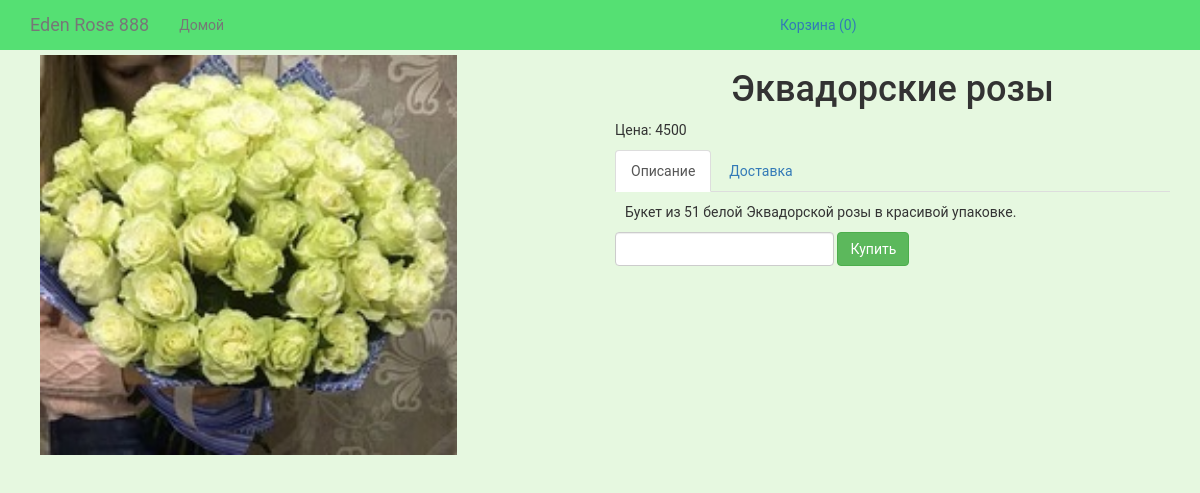
/product/flower/2, run on the app's committed database.
### products/models.py (models this page shows, shortened)
class ProductIMG(models.Model):
    product = models.ForeignKey(Product, on_delete=models.CASCADE,blank=True, null=True, default=None)
    image = models.ImageField(upload_to='products_images/')
    is_active = models.BooleanField(default=True)
    created = models.DateTimeField(auto_now_add=True, auto_now=False)
    updated = models.DateTimeField(auto_now_add=False, auto_now=True)
    class Meta:
        verbose_name = 'Фотография'
        verbose_name_plural = 'Фотографии'

class Product(models.Model):
    name_product = models.CharField(max_length=100, blank=True, null=True, default=None)
    category = models.ForeignKey(ProductCategory,blank=True, null=True, default=None, on_delete=models.CASCADE)
    short_description = models.TextField(blank=True, null=True, default=None)
    price = models.IntegerField(blank=True, null=True, default=None)
    is_active = models.BooleanField(default=True)
    created = models.DateTimeField(auto_now_add=True, auto_now=False)
    updated = models.DateTimeField(auto_now_add=False, auto_now=True)
    class Meta:
        verbose_name = 'Товар'
        verbose_name_plural = 'Товары'

### products/views.py (the view)
# urls.py: url(r'^product/flower/(?P<product_id>\d+)$', views.product, name='product'),
def product(request, product_id):
    products = ProductIMG.objects.get(id=product_id)
    return render(request, 'products/product.html', locals())

### orders/context_processors.py (called while the page is built)
def getting_basket_info(request):
    session_key = request.session.session_key
    if not session_key:
        request.session["session_key"] = 123
        request.session.cycle_key()
        request.session.set_expiry(604800)
        request.session['cart'] = []
    products_in_cart = []
    total_price_all_product = 0
    if request.session["cart"]:
        for item in request.session["cart"]:
            item["total_price"] = "{0}".format(
                int(item["price"]) * int(item["nmb"]))
            products_in_cart.append(item)
            total_price_all_product += int(item["total_price"])
    total_price_all_product = "{0:.2f}".format(total_price_all_product)
    request.session.modified = True
    products_total_nmb = len(products_in_cart)
    return locals()

### shop/templates/products/product.html (shortened to what this page needs)
{% extends 'base.html' %}
{% load static %}
{% block content %}
    <div class="container">
        <div class="row">
            <div class="col-lg-6">
                <div class="product-image-item">
                    <img src="{{ products.image.url }}" height="400">
                </div>
            </div>
            <div class="col-lg-6">
                <h1 class="text-center">
                    {{ products.product.name_product }}
                </h1>
                <div class="">
                    <p>
                        Цена: {{ products.product.price }}
                    </p>
                </div>
                <div>
                    <ul class="nav nav-tabs" role="tablist">
                        <li role="presentation" class="active">
                            <a href="#short_description" aria-controls="home" role="tab" data-toggle="tab">
                                Описание
                            </a>
                        </li>
                        <li role="presentation">
                            <a href="#delivery" aria-controls="profile" role="tab" data-toggle="tab">
                                Доставка
                            </a>
                        </li>
                    </ul>
                    <div class="tab-content product-description-tabs">
                        <div role="tabpanel" class="tab-pane active" id="short_description">
                            {{ products.product.short_description }}
                        </div>
                    </div>
                </div>
                <div>
                    <form id="form_buying_product" class="form-inline" action="{% url 'basket_adding' %}">
                        <div class="form-group">
                            <input type="number" class="form-control" name="number" id="number">
                        </div>
                        <div class="form-group">
                            <button id="submit_btn" class="btn btn-success btn-buy"
                                    data-product_id="{{ products.product.id }}"
                                    data-name="{{ products.product.name_product }}"
                                    data-price="{{ products.product.price }}">
                                Купить
                            </button>
                        </div>
                    </form>
                </div>
            </div>
        </div>
    </div>
{% endblock %}

### shop/static/static_dev/css/style.css (style rules this page uses)
html, body { height: 100%; max-height: 100%; font-family: 'Roboto', sans-serif; background-color: #E6F8E0; }
.product-description-tabs { padding: 10px; }
.product-image-item { padding: 5px; margin-bottom: 5px; margin-left: 5px; }

### data on the page
ProductIMG: image (picture), product.name_product "Эквадорские розы", product.price "4500", product.short_description "Букет из 51 белой Эквадорской розы в красивой упаковке."
